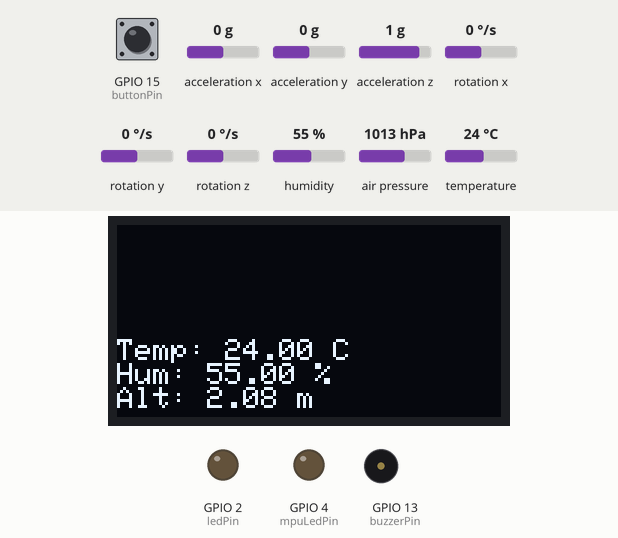
Bench run of a sketch on a simulated ESP32. Parts: 128×64 one-colour display, output pins drawn as LEDs (lit = HIGH), buzzer (waves = sounding, pin HIGH). Dashed ring = blinking. The test bench sets the inputs (shaded band); at power-on: GPIO 15 (buttonPin) HIGH, acceleration x 0 g, acceleration y 0 g, acceleration z 1 g, humidity 55 %, rotation x 0 °/s, rotation y 0 °/s, rotation z 0 °/s, air pressure 1013 hPa, temperature 24 °C. What the sketch prints to the serial monitor is not drawn.

Above: at 4.2 s.
4.3 s: GPIO 15 (buttonPin) pulled LOW for 2.4 s
At 6.4 s:
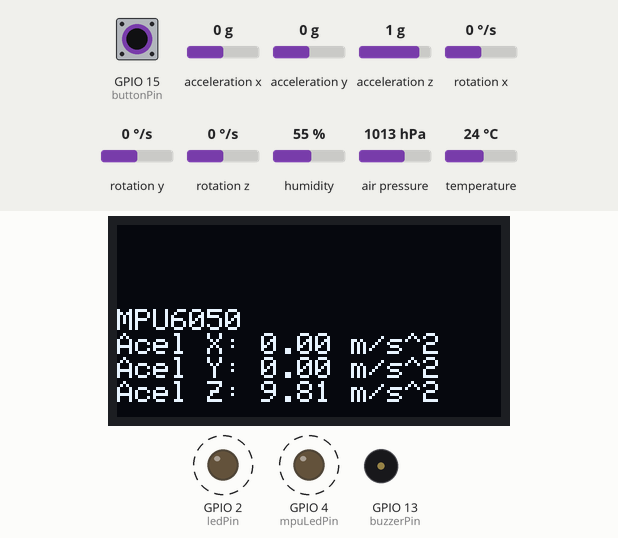
9.1 s: acceleration x set to -1.4 g
At 10.7 s:
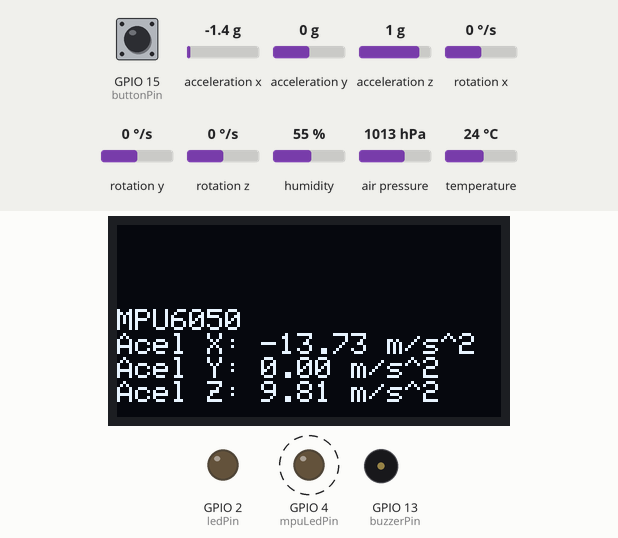
11.9 s: acceleration y set to -1.4 g
At 14.33 s:
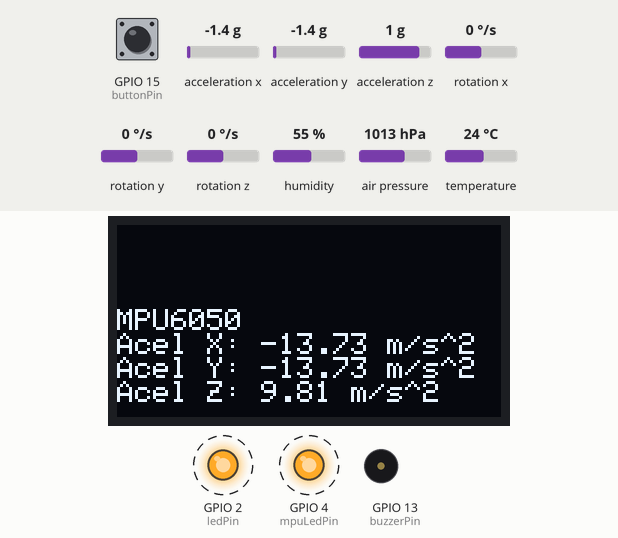
14.7 s: acceleration z set to -1.4 g
At 17.7 s:
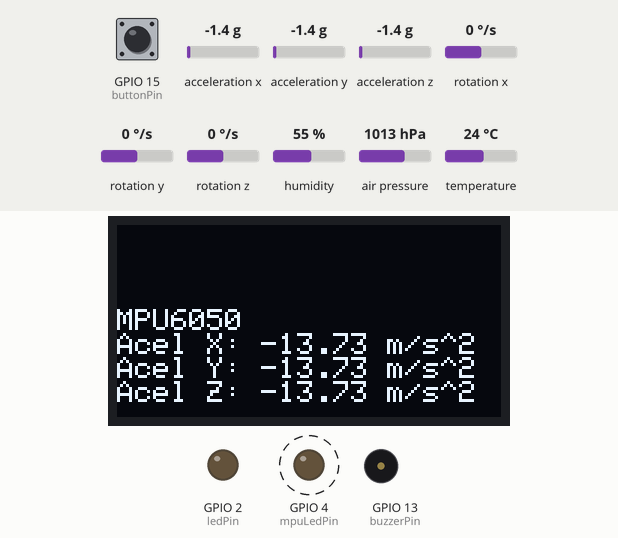
18.2 s: GPIO 15 (buttonPin) pulled LOW for 2.4 s
At 18.99 s:
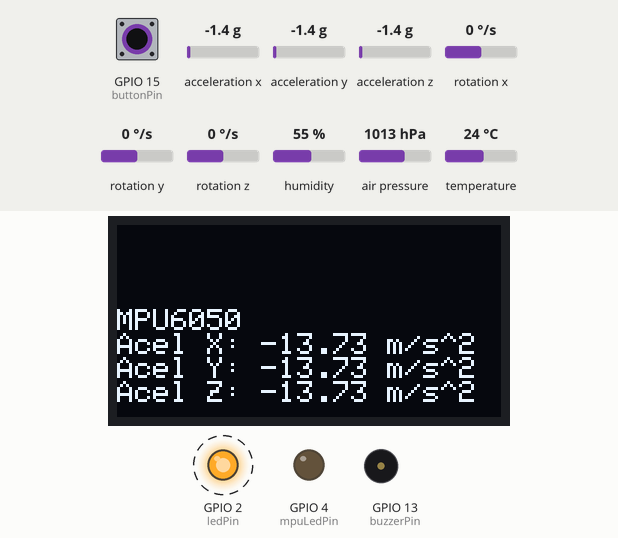
26.7 s: humidity set to 22 %
At 28.7 s:
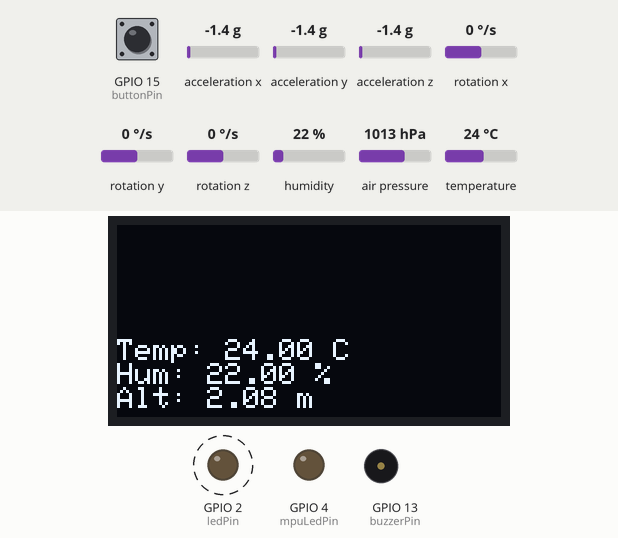
Timing chart, 0 to 31.9 s (numbered marks = the images above; inputs shaded):
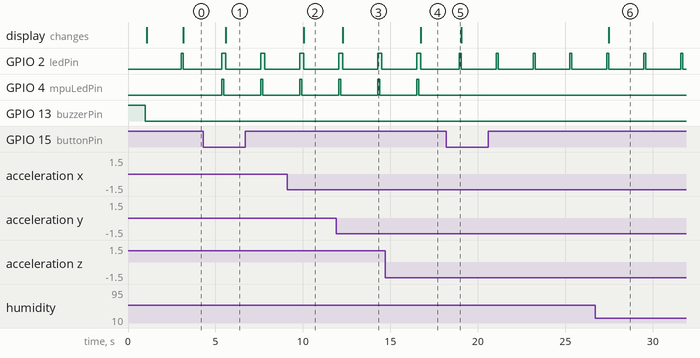

The sketch:

ESP32V4Pocketsat.ino
```cpp
#include <Wire.h>
#include <Adafruit_GFX.h>
#include <Adafruit_SSD1306.h>
#include <Adafruit_AHTX0.h>
#include <Adafruit_BMP280.h>
#include <Adafruit_MPU6050.h>
#include <Adafruit_Sensor.h>

// Crear instancias de los sensores
Adafruit_AHTX0 aht;
Adafruit_BMP280 bmp;
Adafruit_MPU6050 mpu;

// Crear instancia de la pantalla OLED
#define SCREEN_WIDTH 128
#define SCREEN_HEIGHT 64
Adafruit_SSD1306 display(SCREEN_WIDTH, SCREEN_HEIGHT, &Wire, -1);

// Definir los pines de los LEDs, el buzzer y el botón
int ledPin = 2;         // LED general
int mpuLedPin = 4;      // LED específico para MPU6050
int buttonPin = 15;     // Pin del botón
int buzzerPin = 13;     // Pin del buzzer en ESP32
bool displayMPU = false;

#define SEALEVELPRESSURE_HPA (1013.25)

void setup() {
  Serial.begin(115200);

  // Configurar los pines de los LEDs y el buzzer como salidas
  pinMode(ledPin, OUTPUT);
  pinMode(mpuLedPin, OUTPUT);
  pinMode(buzzerPin, OUTPUT);

  // Configurar el pin del botón como entrada
  pinMode(buttonPin, INPUT_PULLUP);

  // Hacer sonar el buzzer durante 1 segundo al inicio
  digitalWrite(buzzerPin, HIGH);
  delay(1000);
  digitalWrite(buzzerPin, LOW);

  // Inicializar el sensor AHT20
  if (!aht.begin()) {
    Serial.println("No se encontró el AHT20. Verifique la conexión.");
    while (1);
  }
  Serial.println("AHT20 iniciado correctamente.");

  // Inicializar el sensor BMP280
  if (!bmp.begin(0x77)) {
    Serial.println("No se encontró el BMP280. Verifique la conexión.");
    while (1);
  }
  Serial.println("BMP280 iniciado correctamente.");

  // Inicializar el sensor MPU6050
  if (!mpu.begin()) {
    Serial.println("No se encontró el MPU6050. Verifique la conexión.");
    mpuLedPin = -1; // Apagar el LED específico si el MPU6050 no está conectado
  } else {
    Serial.println("MPU6050 iniciado correctamente.");
  }

  // Inicializar la pantalla OLED
  if (!display.begin(SSD1306_SWITCHCAPVCC, 0x3C)) {
    Serial.println("No se encontró la pantalla OLED. Verifique la conexión.");
    while (1);
  }
  display.clearDisplay();
  display.setTextSize(1);
  display.setTextColor(WHITE);
  display.setCursor(0, 0);
  display.println("OLED Iniciada!");
  display.display();
  delay(2000);
}

void loop() {
  // Leer el estado del botón
  if (digitalRead(buttonPin) == LOW) {
    displayMPU = !displayMPU; // Cambiar entre datos de sensores
    delay(200); // Debounce del botón
  }

  // Encender el LED general mientras se envían los datos
  digitalWrite(ledPin, HIGH);

  if (displayMPU) {
    // Leer datos del sensor MPU6050
    if (mpuLedPin != -1) {
      sensors_event_t a, g, temp;
      mpu.getEvent(&a, &g, &temp);

      // Parpadear el LED específico para MPU6050
      digitalWrite(mpuLedPin, HIGH);
      delay(100); // Encendido del LED por 100 ms
      digitalWrite(mpuLedPin, LOW);
      delay(100); // Apagado del LED por 100 ms

      // Mostrar datos en la pantalla OLED
      display.clearDisplay();
      display.setTextSize(1);
      display.setCursor(0, 28);
      display.println("MPU6050");
      display.print("Acel X: ");
      display.print(a.acceleration.x);
      display.println(" m/s^2");
      display.print("Acel Y: ");
      display.print(a.acceleration.y);
      display.println(" m/s^2");
      display.print("Acel Z: ");
      display.print(a.acceleration.z);
      display.println(" m/s^2");

      // Enviar datos al monitor serial
      Serial.println("Datos MPU6050:");
      Serial.print("Acel X: ");
      Serial.print(a.acceleration.x);
      Serial.println(" m/s^2");
      Serial.print("Acel Y: ");
      Serial.print(a.acceleration.y);
      Serial.println(" m/s^2");
      Serial.print("Acel Z: ");
      Serial.print(a.acceleration.z);
      Serial.println(" m/s^2");
    } else {
      // Si el MPU6050 no está conectado, mostrar un mensaje de error en la pantalla OLED
      display.clearDisplay();
      display.setTextSize(1);
      display.setCursor(0, 28);
      display.println("MPU6050 NO");
      display.println("CONEXION");
    }
  } else {
    // Apagar el LED específico para MPU6050 cuando no se está mostrando información del MPU6050
    if (mpuLedPin != -1) {
      digitalWrite(mpuLedPin, LOW);
    }

    // Leer datos del sensor AHT20
    sensors_event_t humidity, temp_aht;
    aht.getEvent(&humidity, &temp_aht);

    // Leer altitud del BMP280
    float altitude = bmp.readAltitude(SEALEVELPRESSURE_HPA);

    // Mostrar datos en la pantalla OLED
    display.clearDisplay();
    display.setTextSize(1);
    display.setCursor(0, 38);
    display.print("Temp: ");
    display.print(temp_aht.temperature);
    display.println(" C");

    display.print("Hum: ");
    display.print(humidity.relative_humidity);
    display.println(" %");

    display.print("Alt: ");
    display.print(altitude);
    display.println(" m");

    // Enviar datos al monitor serial
    Serial.println("Datos AHT20 y BMP280:");
    Serial.print("Temperatura AHT20: ");
    Serial.print(temp_aht.temperature);
    Serial.println(" C");
    Serial.print("Humedad: ");
    Serial.print(humidity.relative_humidity);
    Serial.println(" %");
    Serial.print("Altitud: ");
    Serial.print(altitude);
    Serial.println(" m");
  }

  display.display(); // Actualizar la pantalla

  // Apagar el LED general después de enviar los datos
  digitalWrite(ledPin, LOW);

  delay(2000); // Esperar 2 segundos antes de la siguiente lectura
}
```

Measured:
- after the input at 4.3 s, GPIO 4 (mpuLedPin): alternates HIGH for 0.10 s and LOW for 2.1 s, starting after 1.1 s; the display: changes after 1.3 s (image 1)
- after the input at 9.1 s, the display: changes after 0.95 s (image 2)
- after the input at 11.9 s, the display: changes after 0.38 s (image 3)
- after the input at 14.7 s, the display: changes after 2.0 s (image 4)
- after the input at 18.2 s, GPIO 4 (mpuLedPin): stops changing and stays LOW
- after the input at 26.7 s, the display: changes after 0.79 s (image 6)
- by itself, GPIO 2 (ledPin): alternates HIGH for 0.11 s and LOW for 2.0 s
